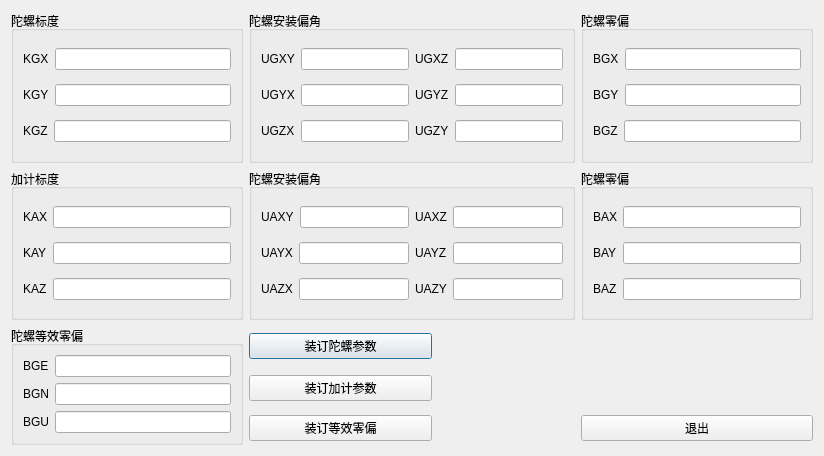
<?xml version="1.0" encoding="UTF-8"?>
<ui version="4.0">
 <class>CalibratParaDialog</class>
 <widget class="QDialog" name="CalibratParaDialog">
  <property name="geometry">
   <rect>
    <x>0</x>
    <y>0</y>
    <width>824</width>
    <height>456</height>
   </rect>
  </property>
  <property name="windowTitle">
   <string>标定参数</string>
  </property>
  <property name="modal">
   <bool>true</bool>
  </property>
  <layout class="QGridLayout" name="gridLayout_7">
   <item row="0" column="0">
    <widget class="QGroupBox" name="groupBox">
     <property name="title">
      <string>陀螺标度</string>
     </property>
     <layout class="QGridLayout" name="gridLayout">
      <item row="0" column="0">
       <layout class="QHBoxLayout" name="horizontalLayout">
        <item>
         <widget class="QLabel" name="label">
          <property name="text">
           <string>KGX</string>
          </property>
         </widget>
        </item>
        <item>
         <widget class="QLineEdit" name="lineEdit"/>
        </item>
       </layout>
      </item>
      <item row="1" column="0">
       <layout class="QHBoxLayout" name="horizontalLayout_2">
        <item>
         <widget class="QLabel" name="label_2">
          <property name="text">
           <string>KGY</string>
          </property>
         </widget>
        </item>
        <item>
         <widget class="QLineEdit" name="lineEdit_2"/>
        </item>
       </layout>
      </item>
      <item row="2" column="0">
       <layout class="QHBoxLayout" name="horizontalLayout_3">
        <item>
         <widget class="QLabel" name="label_3">
          <property name="text">
           <string>KGZ</string>
          </property>
         </widget>
        </item>
        <item>
         <widget class="QLineEdit" name="lineEdit_3"/>
        </item>
       </layout>
      </item>
     </layout>
    </widget>
   </item>
   <item row="0" column="1">
    <widget class="QGroupBox" name="groupBox_2">
     <property name="title">
      <string>陀螺安装偏角</string>
     </property>
     <layout class="QGridLayout" name="gridLayout_2">
      <item row="0" column="0">
       <layout class="QHBoxLayout" name="horizontalLayout_4">
        <item>
         <widget class="QLabel" name="label_4">
          <property name="text">
           <string>UGXY</string>
          </property>
         </widget>
        </item>
        <item>
         <widget class="QLineEdit" name="lineEdit_4"/>
        </item>
       </layout>
      </item>
      <item row="0" column="1">
       <layout class="QHBoxLayout" name="horizontalLayout_7">
        <item>
         <widget class="QLabel" name="label_8">
          <property name="text">
           <string>UGXZ</string>
          </property>
         </widget>
        </item>
        <item>
         <widget class="QLineEdit" name="lineEdit_8"/>
        </item>
       </layout>
      </item>
      <item row="1" column="0">
       <layout class="QHBoxLayout" name="horizontalLayout_5">
        <item>
         <widget class="QLabel" name="label_5">
          <property name="text">
           <string>UGYX</string>
          </property>
         </widget>
        </item>
        <item>
         <widget class="QLineEdit" name="lineEdit_5"/>
        </item>
       </layout>
      </item>
      <item row="1" column="1">
       <layout class="QHBoxLayout" name="horizontalLayout_8">
        <item>
         <widget class="QLabel" name="label_9">
          <property name="text">
           <string>UGYZ</string>
          </property>
         </widget>
        </item>
        <item>
         <widget class="QLineEdit" name="lineEdit_9"/>
        </item>
       </layout>
      </item>
      <item row="2" column="0">
       <layout class="QHBoxLayout" name="horizontalLayout_6">
        <item>
         <widget class="QLabel" name="label_6">
          <property name="text">
           <string>UGZX</string>
          </property>
         </widget>
        </item>
        <item>
         <widget class="QLineEdit" name="lineEdit_6"/>
        </item>
       </layout>
      </item>
      <item row="2" column="1">
       <layout class="QHBoxLayout" name="horizontalLayout_9">
        <item>
         <widget class="QLabel" name="label_7">
          <property name="text">
           <string>UGZY</string>
          </property>
         </widget>
        </item>
        <item>
         <widget class="QLineEdit" name="lineEdit_7"/>
        </item>
       </layout>
      </item>
     </layout>
    </widget>
   </item>
   <item row="0" column="2">
    <widget class="QGroupBox" name="groupBox_3">
     <property name="title">
      <string>陀螺零偏</string>
     </property>
     <layout class="QGridLayout" name="gridLayout_3">
      <item row="0" column="0">
       <layout class="QHBoxLayout" name="horizontalLayout_10">
        <item>
         <widget class="QLabel" name="label_10">
          <property name="text">
           <string>BGX</string>
          </property>
         </widget>
        </item>
        <item>
         <widget class="QLineEdit" name="lineEdit_10"/>
        </item>
       </layout>
      </item>
      <item row="1" column="0">
       <layout class="QHBoxLayout" name="horizontalLayout_11">
        <item>
         <widget class="QLabel" name="label_11">
          <property name="text">
           <string>BGY</string>
          </property>
         </widget>
        </item>
        <item>
         <widget class="QLineEdit" name="lineEdit_11"/>
        </item>
       </layout>
      </item>
      <item row="2" column="0">
       <layout class="QHBoxLayout" name="horizontalLayout_12">
        <item>
         <widget class="QLabel" name="label_12">
          <property name="text">
           <string>BGZ</string>
          </property>
         </widget>
        </item>
        <item>
         <widget class="QLineEdit" name="lineEdit_12"/>
        </item>
       </layout>
      </item>
     </layout>
    </widget>
   </item>
   <item row="1" column="0">
    <widget class="QGroupBox" name="groupBox_6">
     <property name="title">
      <string>加计标度</string>
     </property>
     <layout class="QGridLayout" name="gridLayout_6">
      <item row="0" column="0">
       <layout class="QHBoxLayout" name="horizontalLayout_13">
        <item>
         <widget class="QLabel" name="label_22">
          <property name="text">
           <string>KAX</string>
          </property>
         </widget>
        </item>
        <item>
         <widget class="QLineEdit" name="lineEdit_22"/>
        </item>
       </layout>
      </item>
      <item row="1" column="0">
       <layout class="QHBoxLayout" name="horizontalLayout_14">
        <item>
         <widget class="QLabel" name="label_23">
          <property name="text">
           <string>KAY</string>
          </property>
         </widget>
        </item>
        <item>
         <widget class="QLineEdit" name="lineEdit_23"/>
        </item>
       </layout>
      </item>
      <item row="2" column="0">
       <layout class="QHBoxLayout" name="horizontalLayout_15">
        <item>
         <widget class="QLabel" name="label_24">
          <property name="text">
           <string>KAZ</string>
          </property>
         </widget>
        </item>
        <item>
         <widget class="QLineEdit" name="lineEdit_24"/>
        </item>
       </layout>
      </item>
     </layout>
    </widget>
   </item>
   <item row="1" column="1">
    <widget class="QGroupBox" name="groupBox_5">
     <property name="title">
      <string>陀螺安装偏角</string>
     </property>
     <layout class="QGridLayout" name="gridLayout_5">
      <item row="0" column="0">
       <layout class="QHBoxLayout" name="horizontalLayout_16">
        <item>
         <widget class="QLabel" name="label_16">
          <property name="text">
           <string>UAXY</string>
          </property>
         </widget>
        </item>
        <item>
         <widget class="QLineEdit" name="lineEdit_16"/>
        </item>
       </layout>
      </item>
      <item row="0" column="1">
       <layout class="QHBoxLayout" name="horizontalLayout_19">
        <item>
         <widget class="QLabel" name="label_17">
          <property name="text">
           <string>UAXZ</string>
          </property>
         </widget>
        </item>
        <item>
         <widget class="QLineEdit" name="lineEdit_17"/>
        </item>
       </layout>
      </item>
      <item row="1" column="0">
       <layout class="QHBoxLayout" name="horizontalLayout_17">
        <item>
         <widget class="QLabel" name="label_18">
          <property name="text">
           <string>UAYX</string>
          </property>
         </widget>
        </item>
        <item>
         <widget class="QLineEdit" name="lineEdit_18"/>
        </item>
       </layout>
      </item>
      <item row="1" column="1">
       <layout class="QHBoxLayout" name="horizontalLayout_20">
        <item>
         <widget class="QLabel" name="label_19">
          <property name="text">
           <string>UAYZ</string>
          </property>
         </widget>
        </item>
        <item>
         <widget class="QLineEdit" name="lineEdit_19"/>
        </item>
       </layout>
      </item>
      <item row="2" column="0">
       <layout class="QHBoxLayout" name="horizontalLayout_18">
        <item>
         <widget class="QLabel" name="label_20">
          <property name="text">
           <string>UAZX</string>
          </property>
         </widget>
        </item>
        <item>
         <widget class="QLineEdit" name="lineEdit_20"/>
        </item>
       </layout>
      </item>
      <item row="2" column="1">
       <layout class="QHBoxLayout" name="horizontalLayout_21">
        <item>
         <widget class="QLabel" name="label_21">
          <property name="text">
           <string>UAZY</string>
          </property>
         </widget>
        </item>
        <item>
         <widget class="QLineEdit" name="lineEdit_21"/>
        </item>
       </layout>
      </item>
     </layout>
    </widget>
   </item>
   <item row="1" column="2">
    <widget class="QGroupBox" name="groupBox_4">
     <property name="title">
      <string>陀螺零偏</string>
     </property>
     <layout class="QGridLayout" name="gridLayout_8">
      <item row="0" column="0">
       <layout class="QHBoxLayout" name="horizontalLayout_22">
        <item>
         <widget class="QLabel" name="label_13">
          <property name="text">
           <string>BAX</string>
          </property>
         </widget>
        </item>
        <item>
         <widget class="QLineEdit" name="lineEdit_13"/>
        </item>
       </layout>
      </item>
      <item row="1" column="0">
       <layout class="QHBoxLayout" name="horizontalLayout_23">
        <item>
         <widget class="QLabel" name="label_14">
          <property name="text">
           <string>BAY</string>
          </property>
         </widget>
        </item>
        <item>
         <widget class="QLineEdit" name="lineEdit_14"/>
        </item>
       </layout>
      </item>
      <item row="2" column="0">
       <layout class="QHBoxLayout" name="horizontalLayout_24">
        <item>
         <widget class="QLabel" name="label_15">
          <property name="text">
           <string>BAZ</string>
          </property>
         </widget>
        </item>
        <item>
         <widget class="QLineEdit" name="lineEdit_15"/>
        </item>
       </layout>
      </item>
     </layout>
    </widget>
   </item>
   <item row="2" column="0" rowspan="3">
    <widget class="QGroupBox" name="groupBox_7">
     <property name="title">
      <string>陀螺等效零偏</string>
     </property>
     <layout class="QGridLayout" name="gridLayout_4">
      <item row="0" column="0">
       <layout class="QHBoxLayout" name="horizontalLayout_25">
        <item>
         <widget class="QLabel" name="label_25">
          <property name="text">
           <string>BGE</string>
          </property>
         </widget>
        </item>
        <item>
         <widget class="QLineEdit" name="lineEdit_25"/>
        </item>
       </layout>
      </item>
      <item row="1" column="0">
       <layout class="QHBoxLayout" name="horizontalLayout_26">
        <item>
         <widget class="QLabel" name="label_26">
          <property name="text">
           <string>BGN</string>
          </property>
         </widget>
        </item>
        <item>
         <widget class="QLineEdit" name="lineEdit_26"/>
        </item>
       </layout>
      </item>
      <item row="2" column="0">
       <layout class="QHBoxLayout" name="horizontalLayout_27">
        <item>
         <widget class="QLabel" name="label_27">
          <property name="text">
           <string>BGU</string>
          </property>
         </widget>
        </item>
        <item>
         <widget class="QLineEdit" name="lineEdit_27"/>
        </item>
       </layout>
      </item>
     </layout>
    </widget>
   </item>
   <item row="2" column="1">
    <widget class="QPushButton" name="pushButton">
     <property name="maximumSize">
      <size>
       <width>183</width>
       <height>16777215</height>
      </size>
     </property>
     <property name="text">
      <string>装订陀螺参数</string>
     </property>
    </widget>
   </item>
   <item row="3" column="1">
    <widget class="QPushButton" name="pushButton_2">
     <property name="maximumSize">
      <size>
       <width>183</width>
       <height>16777215</height>
      </size>
     </property>
     <property name="text">
      <string>装订加计参数</string>
     </property>
    </widget>
   </item>
   <item row="4" column="1">
    <widget class="QPushButton" name="pushButton_3">
     <property name="maximumSize">
      <size>
       <width>183</width>
       <height>16777215</height>
      </size>
     </property>
     <property name="text">
      <string>装订等效零偏</string>
     </property>
    </widget>
   </item>
   <item row="4" column="2">
    <widget class="QPushButton" name="pushButton_4">
     <property name="text">
      <string>退出</string>
     </property>
    </widget>
   </item>
  </layout>
 </widget>
 <resources/>
 <connections/>
</ui>
